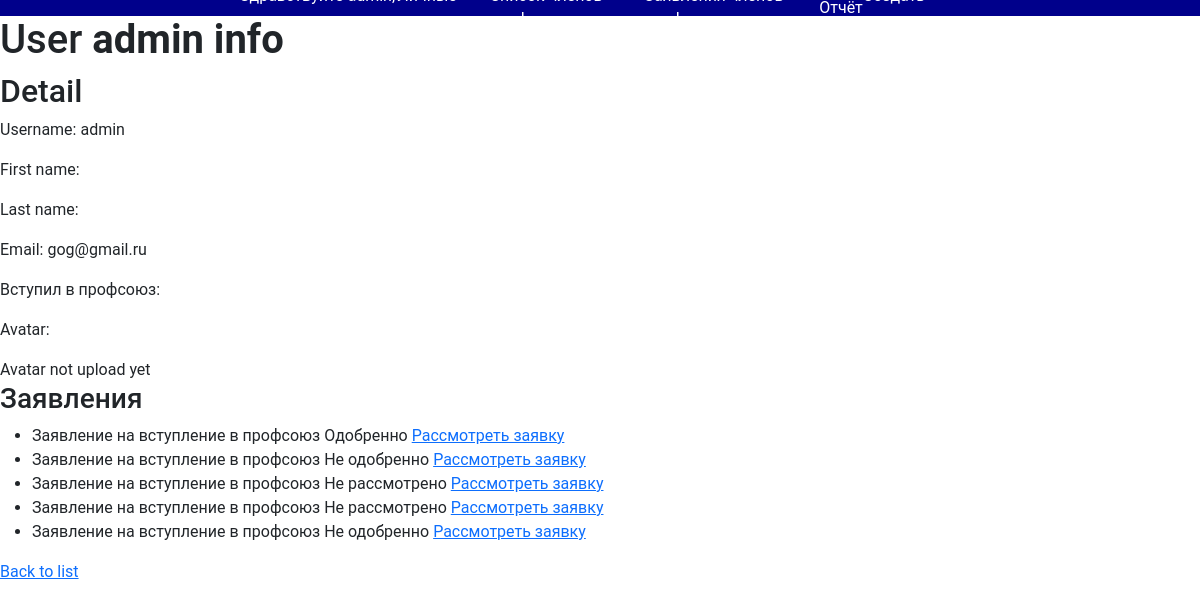
The app's page /accaunt/user_detail/1/ (signed in) with its own data.
### myauth/models.py (models this page shows)
class Appends(models.Model):
    user = models.ForeignKey(User, on_delete=models.CASCADE)
    description = models.ForeignKey(Description,null=True, on_delete=models.CASCADE)
    file = models.FileField(null=True ,upload_to='appends/receipts/')
    decision = models.ForeignKey(Decision,null=True, on_delete=models.CASCADE)
    commentary = models.TextField(null=True, max_length=1000)
    created_at = models.DateTimeField(auto_now_add=True)

class Description(models.Model):
    text = models.CharField(max_length=100)
    def __str__(self):
        return self.text

class Decision(models.Model):
    text = models.CharField(max_length=100)
    def __str__(self):
        return self.text

### myauth/views.py (the view)
# urls.py: path("user_detail/<int:pk>/", UserDetail.as_view(), name="user_detail"),
class UserDetail(UserPassesTestMixin, DetailView):
    def test_func(self):
        if self.request.user.is_staff:
            return True
    model = User
    template_name = "myauth/users_detail.html"
    context_object_name = "user"
    def get_context_data(self, **kwargs):
        context = super(UserDetail, self).get_context_data(**kwargs)
        context['appends'] = Appends.objects.filter(user=self.get_object())
        return context

### myauth/templates/myauth/users_detail.html (shortened to what this page needs)
{% extends 'myauth/base.html' %}
{% block body %}
    <h1>User <strong>{{ user.username }} info </strong></h1>
      <h2>Detail</h2>
      <div>
      <p>Username: {{ user.username }}</p>
      <p>First name: {{ user.first_name }}</p>
      <p>Last name: {{ user.last_name }}</p>
      <p>Email: {{ user.email }}</p>
      <p>Вступил в профсоюз: {{ user.profile.is_union_member }}</p>
      <p>Avatar: {{ user.profile.url }}</p>
        </div>
      {% if user.profile.avatar %}
        <img src="{{ user.profile.avatar.url }}" alt="{{ user.profile.avatar.name }}">
      {% else %}
          <div>Avatar not upload yet</div>
      {% endif %}
      <div>
        <h3>Заявления</h3>
        {% if appends %}
          <ul>
            {% for append in appends %}
              <li>{{ append.description }} {{ append.decision }} <a href="{% url 'myauth:check_appends' append.pk %}">Рассмотреть заявку</a></li>
            {% endfor %}
          </ul>
        {% else %}
        <p>У {{ user.username }} нет активных заявок</p>
        {% endif %}
      </div>
      <div>
          <a href="{% url 'myauth:users_list' %}">Back to list</a>
      </div>
{% endblock %}

### myauth/templates/myauth/base.html (style rules this page uses)
* { font-family: 'Roboto', sans-serif; }

### records on screen
Appends: description "Заявление на вступление в профсоюз", decision "Одобренно"
Appends: description "Заявление на вступление в профсоюз", decision "Не одобренно"
Appends: description "Заявление на вступление в профсоюз", decision "Не рассмотрено"
Appends: description "Заявление на вступление в профсоюз", decision "Не рассмотрено"
Appends: description "Заявление на вступление в профсоюз", decision "Не одобренно"

### other values on screen
{{ user.username }} "admin"
{{ user.email }} "gog@gmail.ru"
